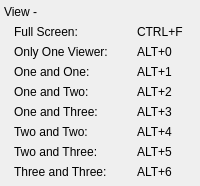
              <widget class="QWidget" name="widget_17" native="true">
               <property name="sizePolicy">
                <sizepolicy hsizetype="Preferred" vsizetype="Fixed">
                 <horstretch>0</horstretch>
                 <verstretch>0</verstretch>
                </sizepolicy>
               </property>
               <layout class="QVBoxLayout" name="verticalLayout_3">
                <property name="spacing">
                 <number>0</number>
                </property>
                <property name="leftMargin">
                 <number>4</number>
                </property>
                <property name="topMargin">
                 <number>2</number>
                </property>
                <property name="rightMargin">
                 <number>4</number>
                </property>
                <property name="bottomMargin">
                 <number>4</number>
                </property>
                <item>
                 <widget class="QWidget" name="widget_18" native="true">
                  <layout class="QHBoxLayout" name="horizontalLayout_18">
                   <property name="spacing">
                    <number>0</number>
                   </property>
                   <property name="margin">
                    <number>0</number>
                   </property>
                   <item>
                    <widget class="QLabel" name="label_23">
                     <property name="minimumSize">
                      <size>
                       <width>0</width>
                       <height>20</height>
                      </size>
                     </property>
                     <property name="text">
                      <string>View -</string>
                     </property>
                    </widget>
                   </item>
                  </layout>
                 </widget>
                </item>
                <item>
                 <widget class="QWidget" name="widget_19" native="true">
                  <property name="minimumSize">
                   <size>
                    <width>0</width>
                    <height>20</height>
                   </size>
                  </property>
                  <layout class="QHBoxLayout" name="horizontalLayout_19" stretch="2,1">
                   <property name="spacing">
                    <number>4</number>
                   </property>
                   <property name="leftMargin">
                    <number>10</number>
                   </property>
                   <property name="topMargin">
                    <number>0</number>
                   </property>
                   <property name="rightMargin">
                    <number>0</number>
                   </property>
                   <property name="bottomMargin">
                    <number>0</number>
                   </property>
                   <item>
                    <widget class="QLabel" name="label_24">
                     <property name="text">
                      <string>Full Screen:</string>
                     </property>
                    </widget>
                   </item>
                   <item>
                    <widget class="QLabel" name="label_25">
                     <property name="text">
                      <string>CTRL+F</string>
                     </property>
                    </widget>
                   </item>
                  </layout>
                 </widget>
                </item>
                <item>
                 <widget class="QWidget" name="widget_20" native="true">
                  <property name="minimumSize">
                   <size>
                    <width>0</width>
                    <height>20</height>
                   </size>
                  </property>
                  <layout class="QHBoxLayout" name="horizontalLayout_20" stretch="2,1">
                   <property name="spacing">
                    <number>4</number>
                   </property>
                   <property name="leftMargin">
                    <number>10</number>
                   </property>
                   <property name="topMargin">
                    <number>0</number>
                   </property>
                   <property name="rightMargin">
                    <number>0</number>
                   </property>
                   <property name="bottomMargin">
                    <number>0</number>
                   </property>
                   <item>
                    <widget class="QLabel" name="label_26">
                     <property name="text">
                      <string>Only One Viewer:</string>
                     </property>
                    </widget>
                   </item>
                   <item>
                    <widget class="QLabel" name="label_27">
                     <property name="text">
                      <string>ALT+0</string>
                     </property>
                    </widget>
                   </item>
                  </layout>
                 </widget>
                </item>
                <item>
                 <widget class="QWidget" name="widget_21" native="true">
                  <property name="minimumSize">
                   <size>
                    <width>0</width>
                    <height>20</height>
                   </size>
                  </property>
                  <layout class="QHBoxLayout" name="horizontalLayout_21" stretch="2,1">
                   <property name="spacing">
                    <number>4</number>
                   </property>
                   <property name="leftMargin">
                    <number>10</number>
                   </property>
                   <property name="topMargin">
                    <number>0</number>
                   </property>
                   <property name="rightMargin">
                    <number>0</number>
                   </property>
                   <property name="bottomMargin">
                    <number>0</number>
                   </property>
                   <item>
                    <widget class="QLabel" name="label_28">
                     <property name="text">
                      <string>One and One:</string>
                     </property>
                    </widget>
                   </item>
                   <item>
                    <widget class="QLabel" name="label_29">
                     <property name="text">
                      <string>ALT+1</string>
                     </property>
                    </widget>
                   </item>
                  </layout>
                 </widget>
                </item>
                <item>
                 <widget class="QWidget" name="widget_22" native="true">
                  <property name="minimumSize">
                   <size>
                    <width>0</width>
                    <height>20</height>
                   </size>
                  </property>
                  <layout class="QHBoxLayout" name="horizontalLayout_22" stretch="2,1">
                   <property name="spacing">
                    <number>4</number>
                   </property>
                   <property name="leftMargin">
                    <number>10</number>
                   </property>
                   <property name="topMargin">
                    <number>0</number>
                   </property>
                   <property name="rightMargin">
                    <number>0</number>
                   </property>
                   <property name="bottomMargin">
                    <number>0</number>
                   </property>
                   <item>
                    <widget class="QLabel" name="label_30">
                     <property name="text">
                      <string>One and Two:</string>
                     </property>
                    </widget>
                   </item>
                   <item>
                    <widget class="QLabel" name="label_31">
                     <property name="text">
                      <string>ALT+2</string>
                     </property>
                    </widget>
                   </item>
                  </layout>
                 </widget>
                </item>
                <item>
                 <widget class="QWidget" name="widget_23" native="true">
                  <property name="minimumSize">
                   <size>
                    <width>0</width>
                    <height>20</height>
                   </size>
                  </property>
                  <layout class="QHBoxLayout" name="horizontalLayout_23" stretch="2,1">
                   <property name="spacing">
                    <number>4</number>
                   </property>
                   <property name="leftMargin">
                    <number>10</number>
                   </property>
                   <property name="topMargin">
                    <number>0</number>
                   </property>
                   <property name="rightMargin">
                    <number>0</number>
                   </property>
                   <property name="bottomMargin">
                    <number>0</number>
                   </property>
                   <item>
                    <widget class="QLabel" name="label_32">
                     <property name="text">
                      <string>One and Three:</string>
                     </property>
                    </widget>
                   </item>
                   <item>
                    <widget class="QLabel" name="label_33">
                     <property name="text">
                      <string>ALT+3</string>
                     </property>
                    </widget>
                   </item>
                  </layout>
                 </widget>
                </item>
                <item>
                 <widget class="QWidget" name="widget_24" native="true">
                  <property name="minimumSize">
                   <size>
                    <width>0</width>
                    <height>20</height>
                   </size>
                  </property>
                  <layout class="QHBoxLayout" name="horizontalLayout_24" stretch="2,1">
                   <property name="spacing">
                    <number>4</number>
                   </property>
                   <property name="leftMargin">
                    <number>10</number>
                   </property>
                   <property name="topMargin">
                    <number>0</number>
                   </property>
                   <property name="rightMargin">
                    <number>0</number>
                   </property>
                   <property name="bottomMargin">
                    <number>0</number>
                   </property>
                   <item>
                    <widget class="QLabel" name="label_34">
                     <property name="text">
                      <string>Two and Two:</string>
                     </property>
                    </widget>
                   </item>
                   <item>
                    <widget class="QLabel" name="label_35">
                     <property name="text">
                      <string>ALT+4</string>
                     </property>
                    </widget>
                   </item>
                  </layout>
                 </widget>
                </item>
                <item>
                 <widget class="QWidget" name="widget_25" native="true">
                  <property name="minimumSize">
                   <size>
                    <width>0</width>
                    <height>20</height>
                   </size>
                  </property>
                  <layout class="QHBoxLayout" name="horizontalLayout_25" stretch="2,1">
                   <property name="spacing">
                    <number>4</number>
                   </property>
                   <property name="leftMargin">
                    <number>10</number>
                   </property>
                   <property name="topMargin">
                    <number>0</number>
                   </property>
                   <property name="rightMargin">
                    <number>0</number>
                   </property>
                   <property name="bottomMargin">
                    <number>0</number>
                   </property>
                   <item>
                    <widget class="QLabel" name="label_36">
                     <property name="text">
                      <string>Two and Three:</string>
                     </property>
                    </widget>
                   </item>
                   <item>
                    <widget class="QLabel" name="label_37">
                     <property name="text">
                      <string>ALT+5</string>
                     </property>
                    </widget>
                   </item>
                  </layout>
                 </widget>
                </item>
                <item>
                 <widget class="QWidget" name="widget_26" native="true">
                  <property name="minimumSize">
                   <size>
                    <width>0</width>
                    <height>20</height>
                   </size>
                  </property>
                  <layout class="QHBoxLayout" name="horizontalLayout_26" stretch="2,1">
                   <property name="spacing">
                    <number>4</number>
                   </property>
                   <property name="leftMargin">
                    <number>10</number>
                   </property>
                   <property name="topMargin">
                    <number>0</number>
                   </property>
                   <property name="rightMargin">
                    <number>0</number>
                   </property>
                   <property name="bottomMargin">
                    <number>0</number>
                   </property>
                   <item>
                    <widget class="QLabel" name="label_38">
                     <property name="text">
                      <string>Three and Three:</string>
                     </property>
                    </widget>
                   </item>
                   <item>
                    <widget class="QLabel" name="label_39">
                     <property name="text">
                      <string>ALT+6</string>
                     </property>
                    </widget>
                   </item>
                  </layout>
                 </widget>
                </item>
               </layout>
              </widget>
